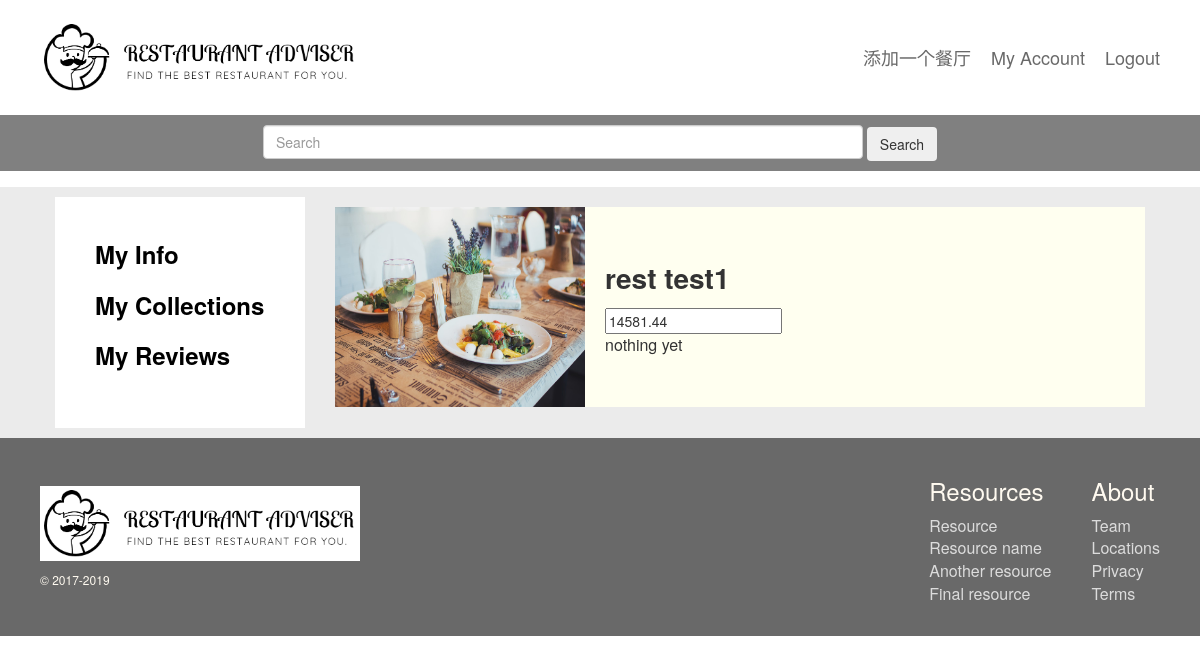
Before: /rest_adv/my_collections (signed in) with the older database file.
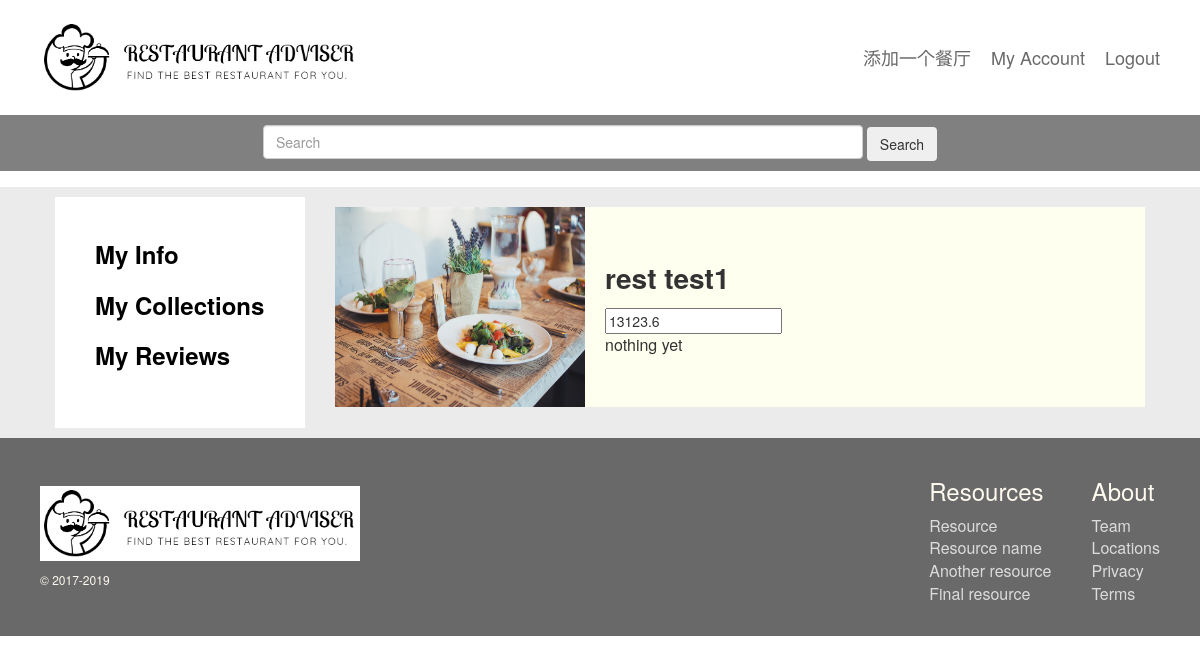
After: the same page with the newer database file.
### rest_adv/models.py (models this page shows, shortened)
class Restaurant(models.Model):
    name = models.CharField(max_length=128, unique=True)
    rate = models.FloatField(default = 0)
    slug = models.SlugField(unique = True)
    category = models.CharField(max_length=64, default='fast food') # everyone loves junk food :)
    intro = models.TextField(default = 'nothing yet')
    picture = models.ImageField(upload_to='restaurant_images', blank=True, default="statics/images/1.jpeg")
    createdAt = models.DateTimeField("Create time",auto_now_add=True)
    updatedAt = models.DateTimeField("Update time",auto_now=True)
    deletedAt = models.DateTimeField("Delete time",null=True,default=None)
    class Meta:
        verbose_name_plural = 'restaurants'

### rest_adv/views.py (the view)
# urls.py: path('my_collections',views.my_collections,name='my_collections'),
@login_required
def my_collections(request):
    context_dict = {}
    try:
        context_dict['restaurants'] = request.user.profile.like_restaurants.all()
    except Restaurant.DoesNotExist:
        context_dict['restaurants'] = None
    return render(request, 'rest_adv/my_collections.html', context = context_dict)

### templates/rest_adv/my_collections.html (shortened to what this page needs)
{% extends 'rest_adv/base.html' %} {% load staticfiles %} {% block title_block %} Login {% endblock %}  {% block body_block %}
<div class="col-md-3">
    <div class="l-profile__left m-profile__left">
        <a class="m-sidebar__a l-sidebar__a" href="{% url 'rest_adv:my_profile' %}">My Info</a>
        <a class="m-sidebar__a l-sidebar__a" href="{% url 'rest_adv:my_collections' %}">My Collections</a>
        <a class="m-sidebar__a l-sidebar__a" href="{% url 'rest_adv:my_reviews' %}">My Reviews</a>
    </div>
</div>
<div class="col-md-9">
    <div class="l-restaurant-list m-restaurant-list">
        <ul class="l-restaurant-list__ul m-restaurant-list__ul">
            {% for restaurant in restaurants %}
            <li class="l-restaurant-list__li m-restaurant-list__li">
                <div class="l-restaurant-list__cover m-restaurant-list__cover">
                    {% if restaurant.picture %}
                    <img class="m-restaurant-list__coverimg" src={{restaurant.picture.url}} alt="...">
                    {% else %}
                    <img class="m-restaurant-list__coverimg" src={% static "images/2.jpeg" %} alt="...">
                    {% endif %}
                </div>
                <div class="l-restaurant-list__description m-restaurant-list__description">
                    <div class="l-restaurant-list__title m-restaurant-list__title">{{restaurant.name}}</div>
                    <input type="text" class="m-mostliked__starrating" value="{{restaurant.rate}}" data-size="sm">
                    <div class="l-restaurant-list__p m-restaurant-list__p">{{restaurant.intro}}</div>
                </div>
            </li>
            {% endfor %}
        </ul>
    </div>
</div>
</div>
{% endblock %}

Changed rows visible on the page:
changed Restaurant "rest test1": rate "14581.44" → "13123.6"
